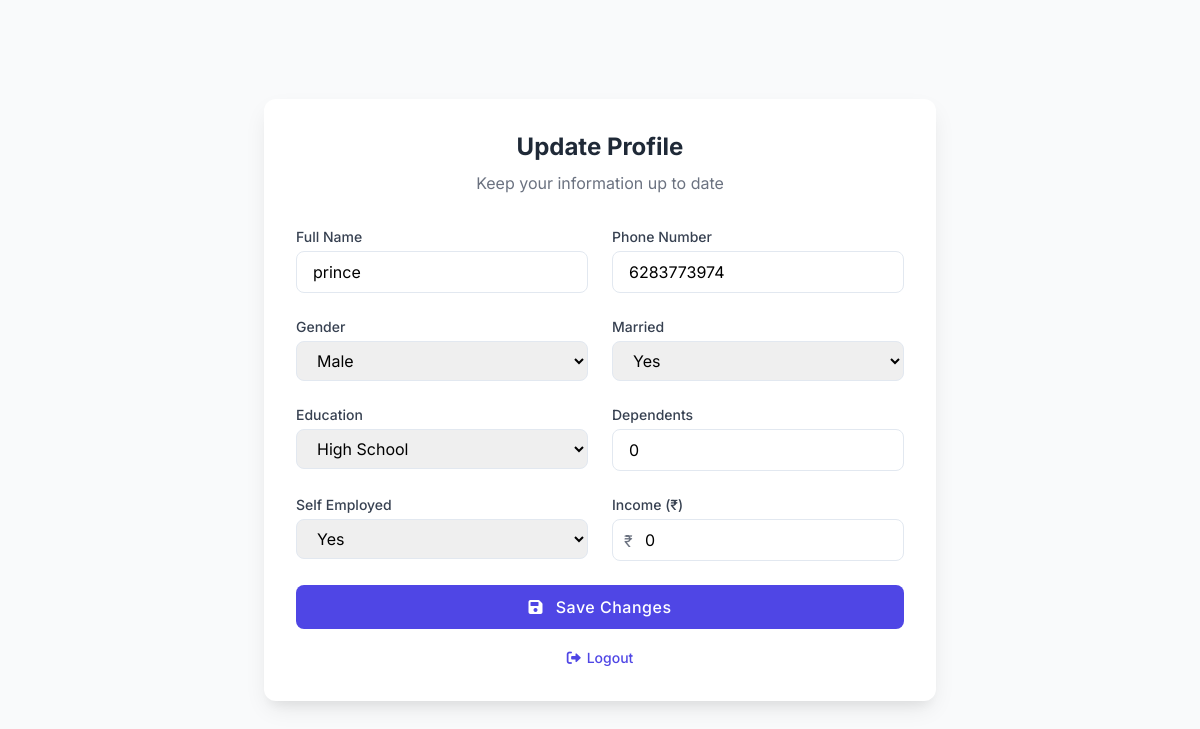
/update_profile/ (signed in), run on the app's committed database.
### loans/models.py (models this page shows, shortened)
class UserProfile(models.Model):
    GENDER_CHOICES = [
        ('Male', 'Male'),
        ('Female', 'Female'),
        ('Other', 'Other'),
    ]
    MARRIED_CHOICES = [
        ('Yes', 'Yes'),
        ('No', 'No'),
    ]
    EDUCATION_CHOICES = [
        ('High School', 'High School'),
        ('Associate Degree', 'Associate Degree'),
        ('Bachelor\'s Degree', 'Bachelor\'s Degree'),
        ('Master\'s Degree', 'Master\'s Degree'),
        ('Doctorate', 'Doctorate'),
    ]
    SELF_EMPLOYED_CHOICES = [
        ('Yes', 'Yes'),
        ('No', 'No'),
    ]
    user = models.OneToOneField(User, on_delete=models.CASCADE)
    gender = models.CharField(max_length=10, choices=GENDER_CHOICES , blank=True)
    married = models.CharField(max_length=10, choices=MARRIED_CHOICES , blank=True)
    education = models.CharField(max_length=20, choices=EDUCATION_CHOICES , blank=True)
    dependents = models.IntegerField(default=0 , blank=True)
    self_employed = models.CharField(max_length=10, choices=SELF_EMPLOYED_CHOICES , blank=True)
    income = models.IntegerField(default=0,  blank=True)
    phone_number = models.CharField(max_length=15, blank=True, null=True)
    name=models.CharField(blank=True, max_length=50)
    pan=models.CharField(blank=True,default='No', max_length=10,choices=(('Yes', 'Yes'),('No', 'No')))
    acc_num=models.CharField(blank=True,default='No', max_length=10,choices=(('Yes', 'Yes'),('No', 'No')))
    num_ver=models.CharField(blank=True,default='No', max_length=10,choices=(('Yes', 'Yes'),('No', 'No')))

### loans/views.py (the view, shortened to what this page needs)
# urls.py: path('update_profile/', views.update_profile, name='update_profile'),
@login_required
def update_profile(request):
    profile, created = UserProfile.objects.get_or_create(user=request.user)
    return render(request, 'update_profile.html', {'user_profile': profile})

### templates/update_profile.html (shortened to what this page needs)
<!DOCTYPE html>
<html lang="en">
<head>
  <link href="https://cdn.jsdelivr.net/npm/tailwindcss@2.2.19/dist/tailwind.min.css" rel="stylesheet" />
  <link rel="stylesheet" href="https://cdnjs.cloudflare.com/ajax/libs/font-awesome/6.0.0-beta3/css/all.min.css" />
</head>
<body class="min-h-screen flex items-center justify-center bg-gray-50">
  <div class="form-container bg-white p-8 w-full max-w-2xl mx-4">
    <div class="text-center mb-8">
      <h2 class="text-2xl font-bold text-gray-800 mb-2">Update Profile</h2>
      <p class="text-gray-500">Keep your information up to date</p>
    </div>
    <form method="post" class="grid grid-cols-1 md:grid-cols-2 gap-6">
      <div>
        <label class="block text-sm font-medium text-gray-700 mb-1" for="name">Full Name</label>
        <input type="text" id="name" name="name" value="{{ user_profile.name|default:'' }}" required class="input-field w-full px-4 py-2 rounded-lg focus:outline-none focus:ring-1 focus:ring-indigo-500">
      </div>
      <div>
        <label class="block text-sm font-medium text-gray-700 mb-1" for="phone_number">Phone Number</label>
        <input type="text" id="phone_number" name="phone_number" value="{{ user_profile.phone_number|default:'' }}" required class="input-field w-full px-4 py-2 rounded-lg focus:outline-none focus:ring-1 focus:ring-indigo-500">
      </div>
      <div>
        <label class="block text-sm font-medium text-gray-700 mb-1" for="gender">Gender</label>
        <select name="gender" id="gender" class="input-field w-full px-4 py-2 rounded-lg focus:outline-none focus:ring-1 focus:ring-indigo-500">
          <option value="Male" {% if user_profile.gender == 'Male' %}selected{% endif %}>Male</option>
        </select>
      </div>
      <div>
        <label class="block text-sm font-medium text-gray-700 mb-1" for="married">Married</label>
        <select name="married" id="married" class="input-field w-full px-4 py-2 rounded-lg focus:outline-none focus:ring-1 focus:ring-indigo-500">
          <option value="Yes" {% if user_profile.married == 'Yes' %}selected{% endif %}>Yes</option>
        </select>
      </div>
      <div>
        <label class="block text-sm font-medium text-gray-700 mb-1" for="education">Education</label>
        <select name="education" id="education" class="input-field w-full px-4 py-2 rounded-lg focus:outline-none focus:ring-1 focus:ring-indigo-500">
          {% for option in user_profile.EDUCATION_CHOICES %}
            <option value="{{ option.0 }}" {% if user_profile.education == option.0 %}selected{% endif %}>{{ option.1 }}</option>
          {% endfor %}
        </select>
      </div>
      <div>
        <label class="block text-sm font-medium text-gray-700 mb-1" for="dependents">Dependents</label>
        <input type="number" id="dependents" name="dependents" value="{{ user_profile.dependents|default:0 }}" required class="input-field w-full px-4 py-2 rounded-lg focus:outline-none focus:ring-1 focus:ring-indigo-500">
      </div>
      <div>
        <label class="block text-sm font-medium text-gray-700 mb-1" for="self_employed">Self Employed</label>
        <select name="self_employed" id="self_employed" class="input-field w-full px-4 py-2 rounded-lg focus:outline-none focus:ring-1 focus:ring-indigo-500">
          <option value="Yes" {% if user_profile.self_employed == 'Yes' %}selected{% endif %}>Yes</option>
        </select>
      </div>
      <div>
        <label class="block text-sm font-medium text-gray-700 mb-1" for="income">Income (₹)</label>
        <div class="relative">
          <span class="absolute left-3 top-2.5 text-gray-500">₹</span>
          <input type="number" id="income" name="income" value="{{ user_profile.income|default:0 }}" required class="input-field w-full pl-8 pr-4 py-2 rounded-lg focus:outline-none focus:ring-1 focus:ring-indigo-500">
        </div>
      </div>
      <div class="md:col-span-2">
        <button type="submit" class="save-btn w-full bg-indigo-600 hover:bg-indigo-700 text-white font-medium py-2.5 rounded-lg transition duration-200">
          <i class="fas fa-save mr-2"></i> Save Changes
        </button>
      </div>
    </form>
      <div class="mt-4 text-center">
        <a href="{% url 'logout' %}" class="text-sm text-indigo-600 hover:text-indigo-800 font-medium inline-flex items-center">
          <i class="fas fa-sign-out-alt mr-1.5"></i> Logout
        </a>
      </div>
    </div>
</body>
</html>

### templates/update_profile.html (style rules this page uses)
body { font-family: 'Inter', sans-serif; background-color: #f8fafc; }
.form-container { box-shadow: 0 10px 25px -5px rgba(0, 0, 0, 0.1), 0 10px 10px -5px rgba(0, 0, 0, 0.04); border-radius: 12px; transition: all 0.3s ease; }
.input-field { transition: all 0.2s ease; border: 1px solid #e2e8f0; }
.save-btn { transition: all 0.3s ease; letter-spacing: 0.5px; }

### data on the page
UserProfile: name "prince", phone_number "6283773974", gender "Male", married "Yes", education "High School", dependents "0", self_employed "Yes", income "0"
